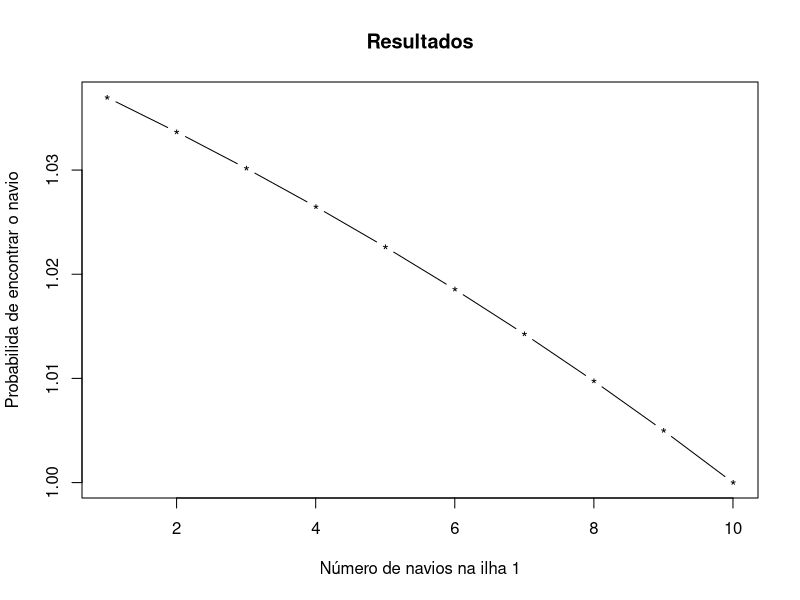
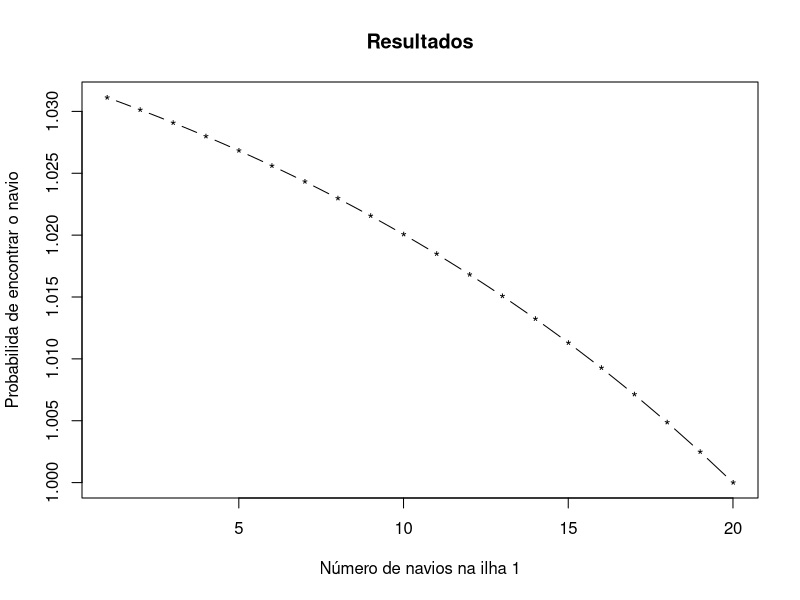
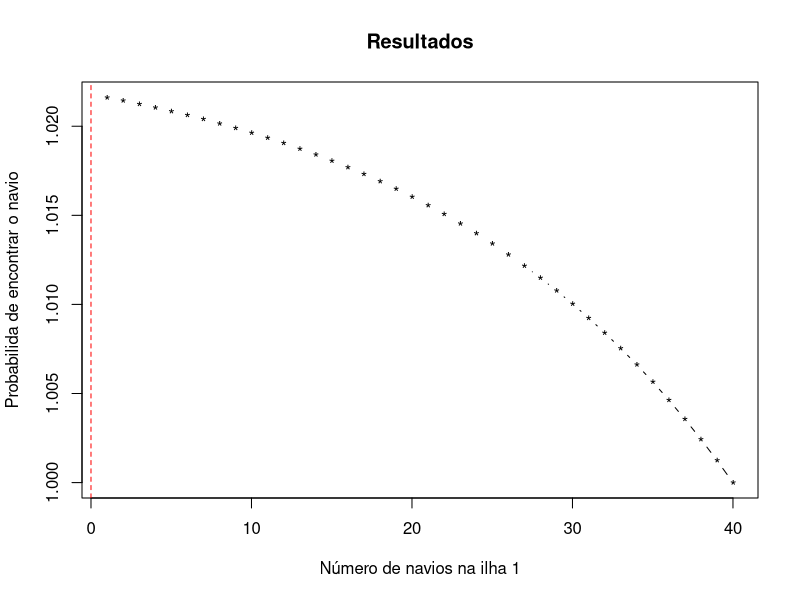
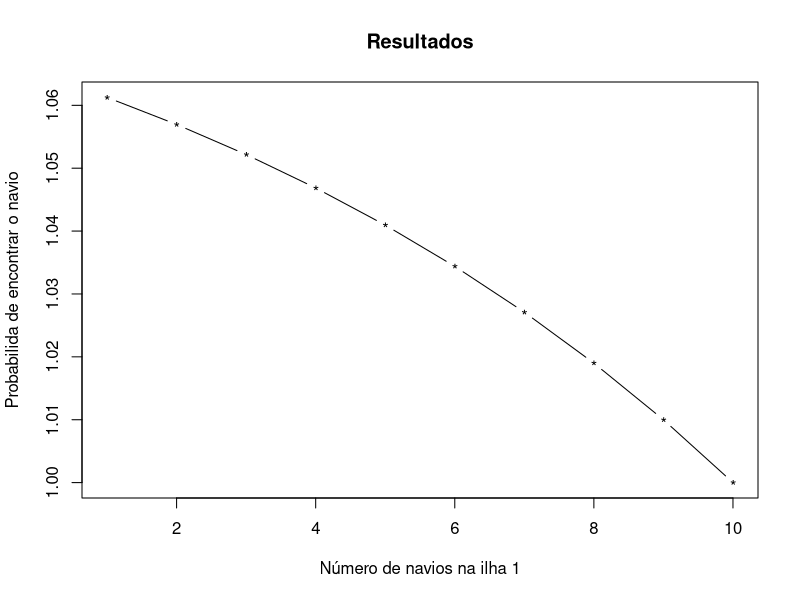
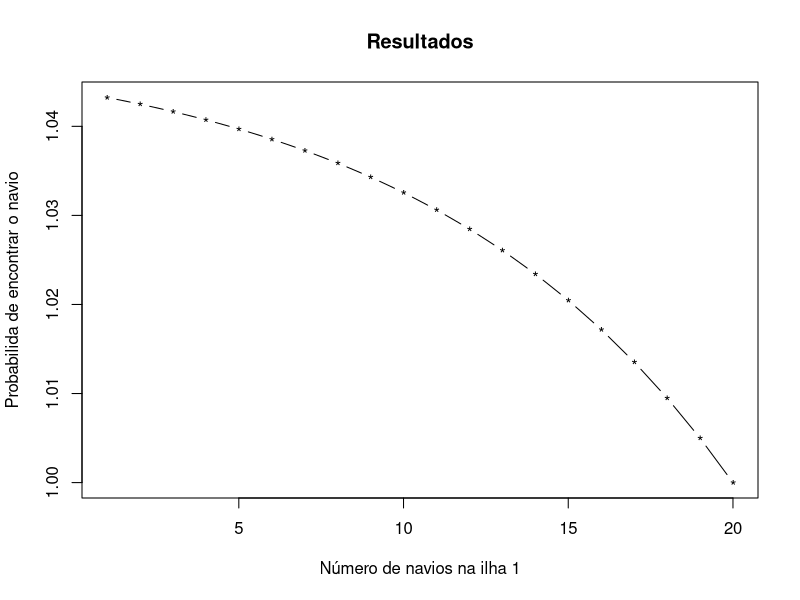
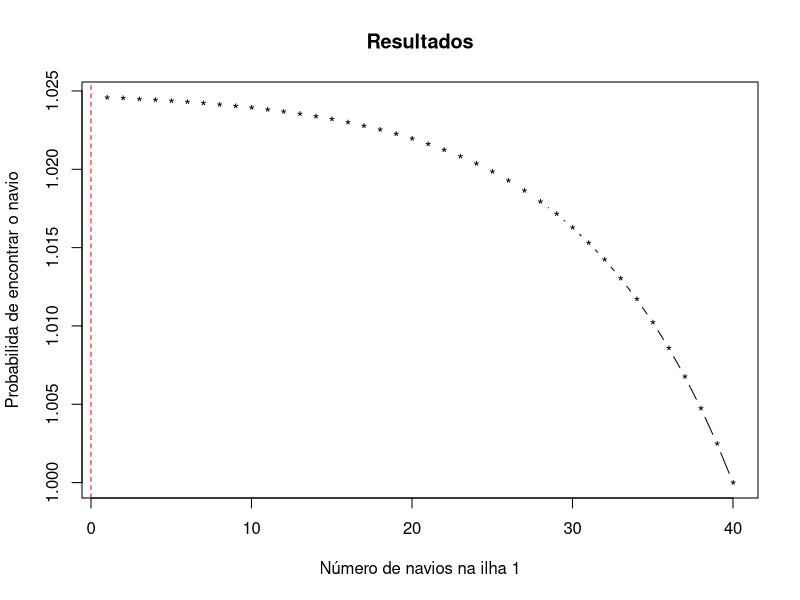
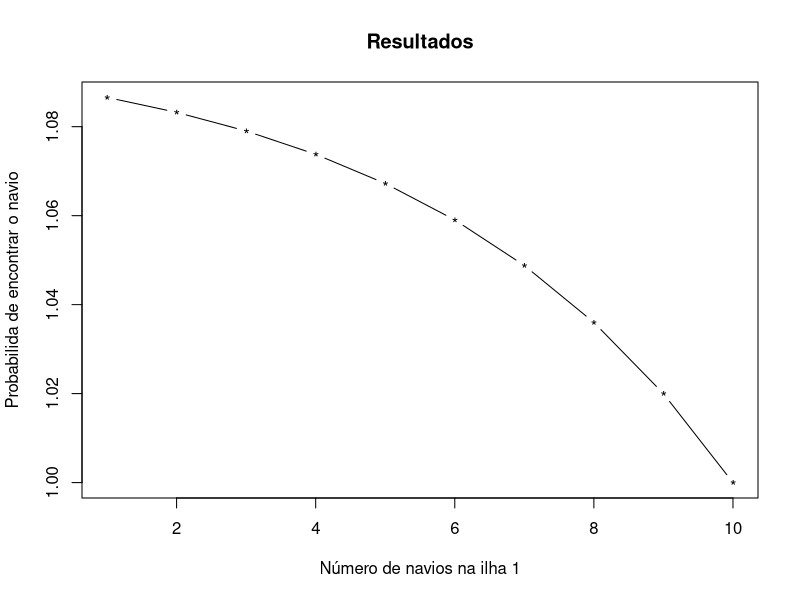
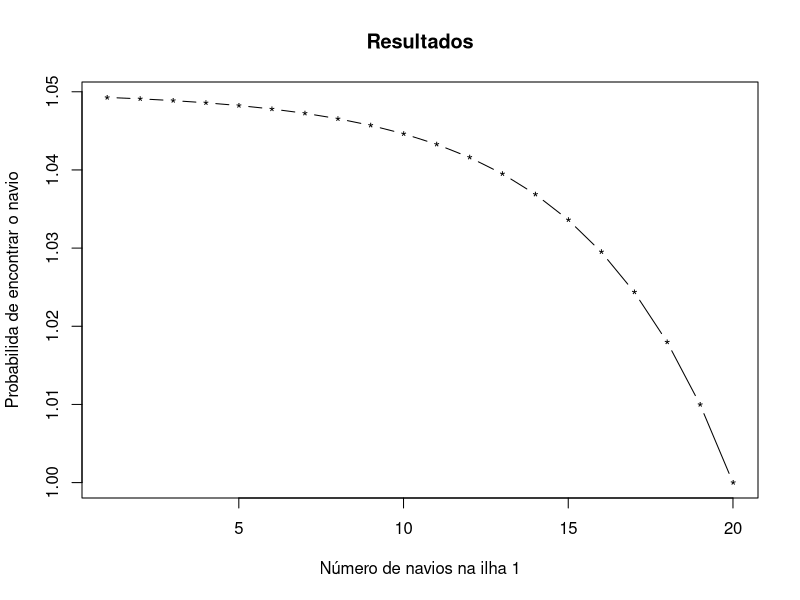

Here is the R script that generated these plots, in order:
optimized_number_of_boats <- function(p1, p2, p_ship, n_ship){
  
  if(p2==0){
    return(n_ship)  
  }
  
  if(p1==0){
    return(0)
  }
  
  n = 0.5*( n_ship - log((p1/p2))/log(1-p_ship) )
  
  return(n)
}

Nrep <- c(1000)

n_ships <- c(10, 20, 40) #number of ships

p_ships <- c(0.05, 0.1, 0.2) #probability of of a ship finding a boat

p1s <- seq(0, 1, 0.1) #probability of the sinking boat being in island 1, me created intervals of 0.1 starting from 0 to 1


for(p1 in p1s){
  
  p2<-1 - p1 #probability of the sinking boat being in island 2.
  
  for(p_ship in p_ships){
    for(n_ship in n_ships){
      
      medium_resp <- c(n_ship)
      
      for(rep in Nrep){
        
        resp <- c(n_ship) #answer array
        
        for(n1 in 1:n_ship){ #we won't consider that the captain is sending zero boats to an island
          
          n2 <- n_ship - n1
          
          resp[n1] <- p1*(1 - (1-p_ship)^n1) + p2*(1 - (1-p_ship)^n2)
        }
        
        medium_resp <- medium_resp + resp
        
      }
      
      medium_resp <- medium_resp/n_ship
      
        plot(
          medium_resp, 
          type="b", 
          pch = "*",
          xlab="Número de navios na ilha 1", 
          ylab="Probabilida de encontrar o navio",
          main = "Resultados"
        )
        abline(
          v = optimized_number_of_boats(
            p1,
            p2, 
            p_ship, 
            n_ship), 
          col="red" , 
          lty="dashed") #add reference line
    }
  }
}